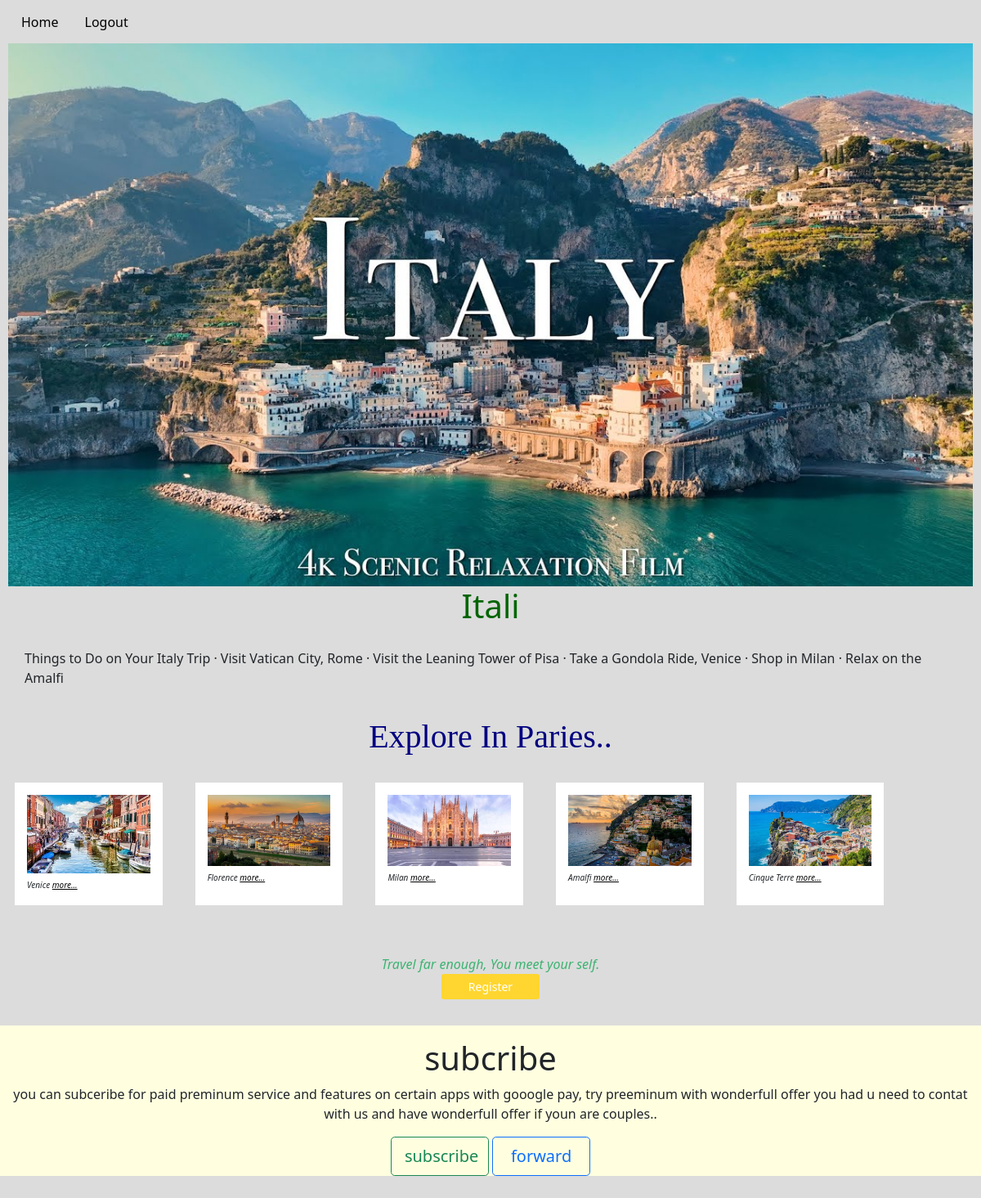
The page /tra_des/4 on the database its author committed.
### travelling/models.py (models this page shows)
class Destination_details(models.Model):
    des_place=models.CharField(max_length=200)
    des_img=models.ImageField(upload_to='media')
    des_img2=models.ImageField(upload_to='media')
    place_descrip=models.TextField(max_length=2000)
    price=models.IntegerField()
    img1 = models.ImageField(upload_to='media')
    name1 = models.CharField(max_length=200)
    des1 = models.TextField(max_length=1000)
    img2 = models.ImageField(upload_to='media')
    name2 = models.CharField(max_length=200)
    des2 = models.TextField(max_length=1000)
    img3 = models.ImageField(upload_to='media')
    name3 = models.CharField(max_length=200)
    des3 = models.TextField(max_length=1000)
    img4 = models.ImageField(upload_to='media')
    name4 = models.CharField(max_length=200)
    des4 = models.TextField(max_length=1000)
    img5 = models.ImageField(upload_to='media')
    name5 = models.CharField(max_length=200)
    des5 = models.TextField(max_length=1000)

### travelling/views.py (the view)
# urls.py: path('tra_des/<pk>',views.Tra_des, name='tra_des'),
def Tra_des(request,pk):
    instance = Destination_details.objects.get(pk=pk)
    instance2 = VisitPlace.objects.all()
    return render(request, 'traveler_descri.html', {'instane':instance, 'instane2':instance2})

### templates/traveler_descri.html (shortened to what this page needs)
{% load static %}
<!DOCTYPE html>
<html lang="en">
<head>
  <link href="https://cdn.jsdelivr.net/npm/bootstrap@5.0.2/dist/css/bootstrap.min.css" rel="stylesheet">
</head>
<body>
  <div class='nav'>
    <h6><a class="nav-link active" style="color:Black;" aria-current="page" href="{% url 'home' %}">Home</a></h6>
    <h6><a class="nav-link" style="color:Black;" href="{% url 'logout' %}">Logout</a></h6>
  </div>
  <div class="responsive ">
    <div class="col-lg-12 img ">
      <img src="{{ instane.des_img2.url }}" style="width: 100%;">
      <h1 style="text-align: center; color: DarkGreen;">{{instane.des_place}}</h1>
        <p style="text-align: left;  padding:20px;">{{instane.place_descrip}}</i>
        </div>
  </div>
  <h1 style="  font-size: 40px ; font-family: cursive; text-align: center; color:navy;"> Explore In Paries..</h1>
  <div class="row lg-12 pt-2 my-2 ">
    <div class="column pt-2 my-2 " style="animation-play-state:running;padding:20px;">
      <div class="content ">
       <img src="{{ instane.img1.url }}"
         style="width: 100%;">
         <i style="font-style: oblique; font-size:10px;line-height:1;">{{instane.name1}}
         <a href="{% url 'place_descri' instane.id %}" style="color:Black;">more...</a>  </i>
       </div>
     </div>
     <div class="column pt-2 my-2 " style="animation-play-state:running;padding:20px;">
      <div class="content ">
       <img src="{{ instane.img2.url }}"
         style="width: 100%;">
         <i style="font-style: oblique; font-size:10px;line-height:1;">{{instane.name2}}
         <a href="{% url 'place_descri' instane.id %}" style="color:Black;">more...</a>  </i>
       </div>
     </div>
     <div class="column pt-2 my-2 " style="animation-play-state:running;padding:20px;">
      <div class="content ">
       <img src="{{ instane.img3.url }}"
         style="width: 100%;">
         <i style="font-style: oblique; font-size:10px;line-height:1;">{{instane.name3}}
         <a href="{% url 'place_descri' instane.id %}" style="color:Black;">more...</a>  </i>
       </div>
     </div>
     <div class="column pt-2 my-2 " style="animation-play-state:running;padding:20px;">
      <div class="content ">
       <img src="{{ instane.img4.url }}"
         style="width: 100%;">
         <i style="font-style: oblique; font-size:10px;line-height:1;">{{instane.name4}}
         <a href="{% url 'place_descri' instane.id %}" style="color:Black;">more...</a>  </i>
       </div>
     </div>
     <div class="column pt-2 my-2 " style="animation-play-state:running;padding:20px;">
      <div class="content ">
       <img src="{{ instane.img5.url }}"
         style="width: 100%;">
         <i style="font-style: oblique; font-size:10px;line-height:1;">{{instane.name5}}
         <a href="{% url 'place_descri' instane.id %}" style="color:Black;">more...</a>  </i>
       </div>
     </div>
     <div class="col-lg-12 pt-3 my-3" style="text-align:center">
      <i style="font-style: oblique; color:MediumSeaGreen">Travel far enough, You meet your self.</i><br>
      <a href="{% url 'formpage' %}" button type="submit" class="btn btn-sm" style="width:120px;background-color:#FFD630; color:white;"  name="Register">Register</button></a>
    </div>
    <div class="col-lg-12 pt-3 my-3" style="background-color:LightYellow; text-align:center;">
      <h1>subcribe</h1>
      <p> you can subceribe for paid preminum service and features on certain apps with gooogle pay,
        try preeminum with wonderfull offer you had
        u need to contat with us and have wonderfull offer if youn are couples..
      </p>
      <button type="subcribe" class="btn btn-outline-success btn-lg" name="subscribe" style="width:120px;text-align: center;">subscribe</button>
      <button type="forewared" class="btn btn-outline-primary btn-lg" name="forward" style="width:120px; text-align: center;">forward</button>
    </div>
  </div>
</body>
</html>

### templates/traveler_descri.html (style rules this page uses)
body { background-color:Gainsboro; padding: 10px; }
div { display:block; unicode-bidi:isolated }
* { box-sizing: border-box; }
.content { background-color: white; padding: 15px; width:100%; height:100%; text-align:left; }
.column { float: left; width: 18.33%; padding:20px; }

### rows shown on the page
Destination_details: des_img2 (picture), des_place "Itali", place_descrip "Things to Do on Your Italy Trip · Visit Vatican City, Rome · Visit the Leaning Tower of Pisa · Take a Gondola Ride, Venice · Shop in Milan · Relax on the Amalfi", img1 (picture), name1 "Venice", img2 (picture), name2 "Florence", img3 (picture), name3 "Milan", img4 (picture), name4 "Amalfi", img5 (picture), name5 "Cinque Terre"
